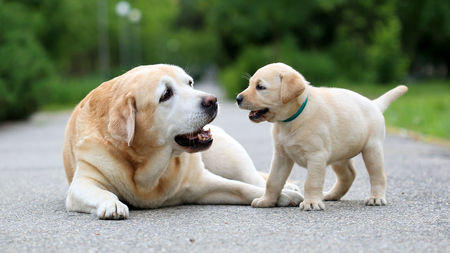
#> input picture Images/dogs.jpg, 450 x 253 px
$ python gradients.py
#> lines starting #> are read from the running program, lines starting #| are printed output that depends on the picture; after the words box and inside, x2 and y2 are one past the last pixel; in counts of white or black regions, pixels touching at a corner belong together
import cv2 as cv
import matplotlib.pyplot as plt
import numpy as np

img = cv.imread('Images/dogs.jpg')
#> img is the input picture: shape (253, 450, 3); mean B, G, R 121.1, 140.9, 134.6
cv.imshow('Dogs', img)

gray = cv.cvtColor(img, cv.COLOR_BGR2GRAY)
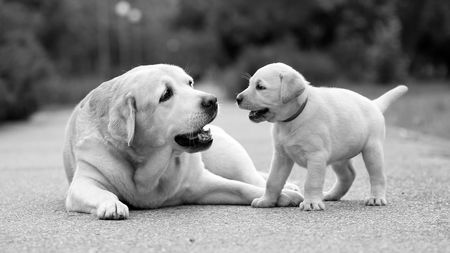
#> gray: shape (253, 450); min 0, max 255, mean 136.8


# Laplacian
lap = cv.Laplacian(gray, cv.CV_64F)
lap = np.uint8(np.absolute(lap))
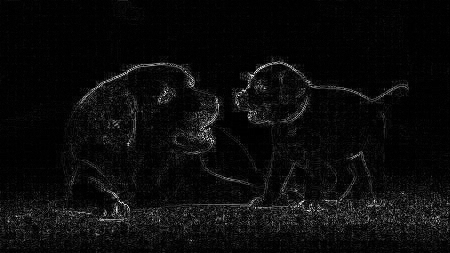
#> lap: shape (253, 450); min 0, max 255, mean 11.4
cv.imshow('Laplacian', lap)

# Sobel
sobelx = cv.Sobel(gray, cv.CV_64F, 1, 0)
sobely = cv.Sobel(gray, cv.CV_64F, 0, 1)
combined_sobel = cv.bitwise_or(sobelx, sobely)
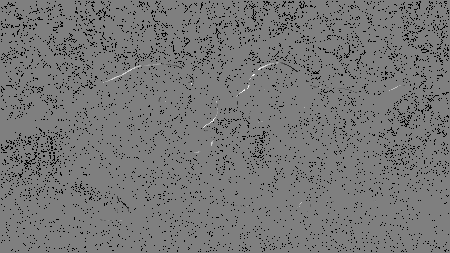
#> combined_sobel: shape (253, 450) float64; 6.51% of the values are NaN or infinite; the others: min -130944, max 130944, mean -36.75; drawn with min black, max white, NaN and infinite black

cv.imshow('Sobel X', sobelx)
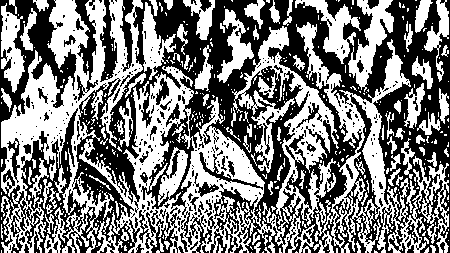
#> window 'Sobel X': shape (253, 450); 49.1% white; 406 white regions (320 under 20 px), largest, box (x1, y1, x2, y2) and area: (79, 26, 339, 253) 18864, (1, 0, 143, 253) 12501, (296, 22, 449, 253) 8352
cv.imshow('Sobel Y', sobely)
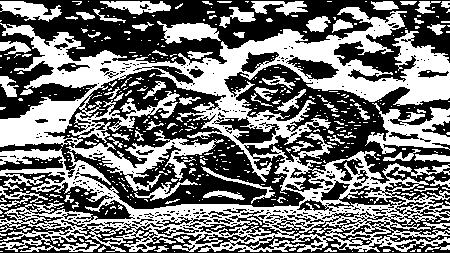
#> window 'Sobel Y': shape (253, 450); 46.2% white; 489 white regions (407 under 20 px), largest, box (x1, y1, x2, y2) and area: (0, 7, 450, 252) 39747, (365, 103, 450, 154) 1938, (157, 21, 221, 44) 816
cv.imshow('Combined Sobel', combined_sobel)
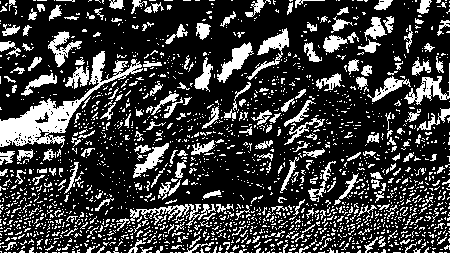
#> window 'Combined Sobel': shape (253, 450); 23.9% white; 2046 white regions (1829 under 20 px), largest, box (x1, y1, x2, y2) and area: (0, 51, 143, 148) 2915, (130, 204, 216, 228) 586, (404, 63, 450, 105) 551

# Canny
canny = cv.Canny(gray, 150, 175)
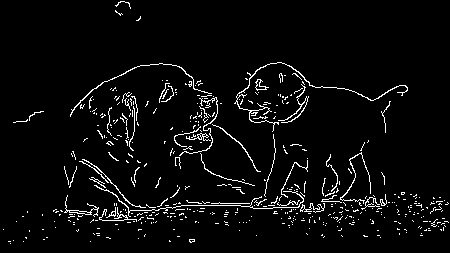
#> canny: shape (253, 450); 4.2% white in thin lines or dots
cv.imshow('Canny', canny)

cv.waitKey(0)

$ run again, with Images/bg.jpg copied over Images/dogs.jpg
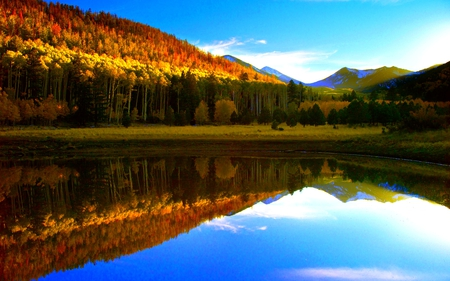
#> input picture Images/bg.jpg, 450 x 281 px
#> img is the input picture: shape (281, 450, 3); mean B, G, R 94, 98.8, 88.1
#> `cv.imshow('Sobel X', sobelx)`:
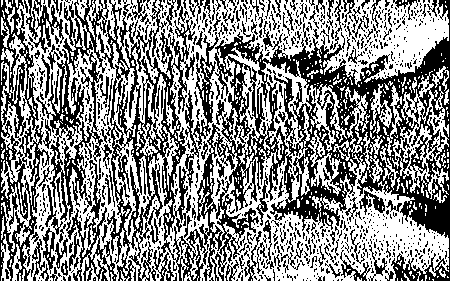
#> window 'Sobel X': shape (281, 450); 54% white; black in thin lines or dots
#> `canny = cv.Canny(gray, 150, 175)`:
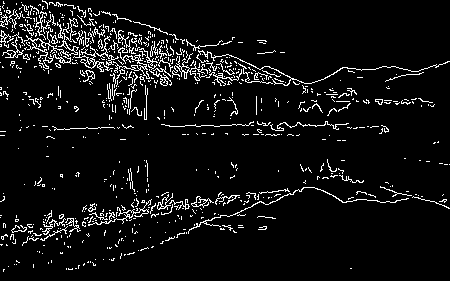
#> canny: shape (281, 450); 6.6% white in thin lines or dots
